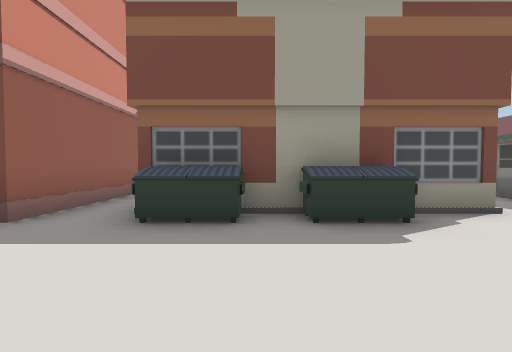
[1] (above)

24 first-person views from a walk through a 3-D level made in the Unity game engine. The camera is 1.3 m above the floor, tilts 2° down and sees 85° across. The floor is counted in squares, 2 m on a side. Each view is taken from the middle of a square. On the plan, view 1 faces up. The plan holds only what a view shows up to about 9 squares ahead; the rest is blank. The place goes on beyond the plan.

[2]
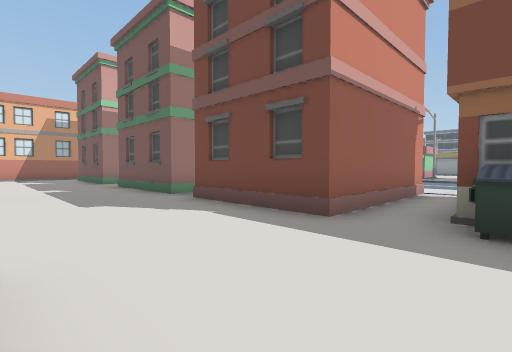

[3]
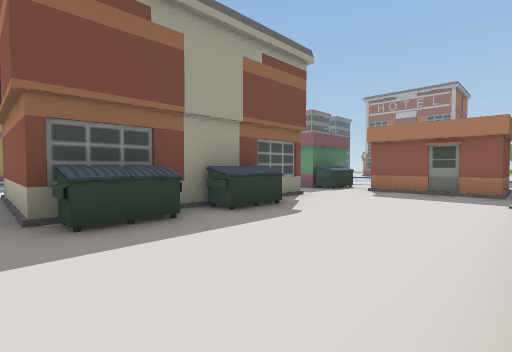

[4]
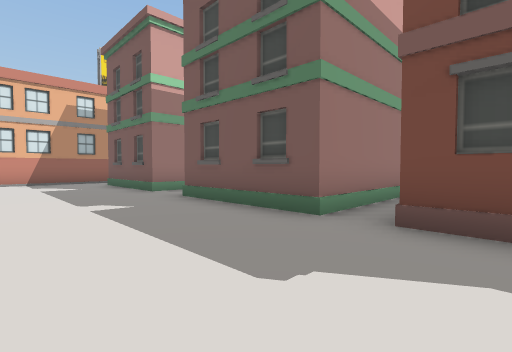

[5]
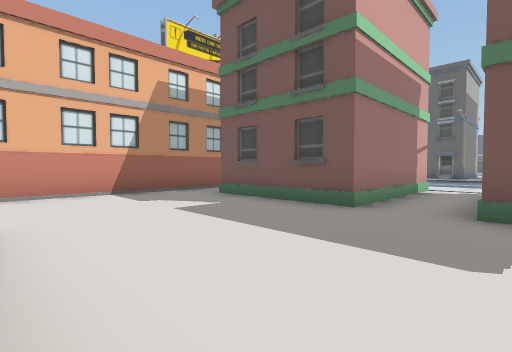

[6]
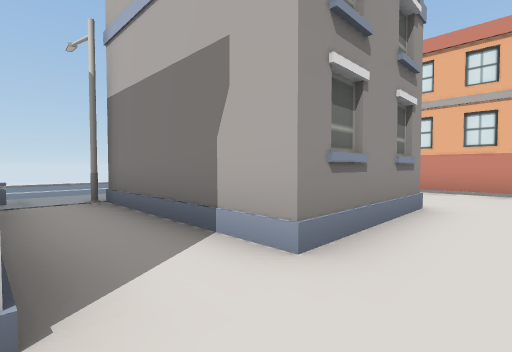

[7]
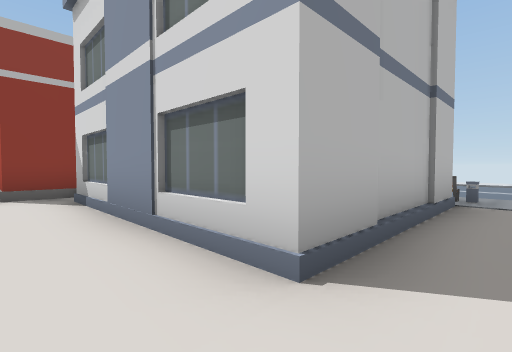

[8]
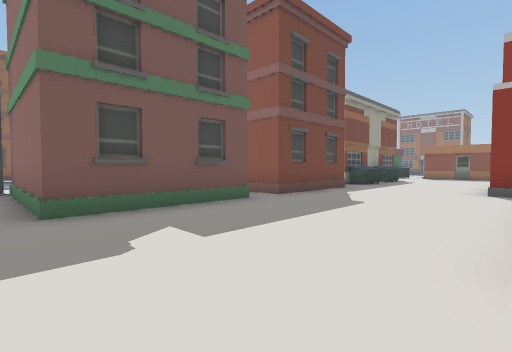

[9]
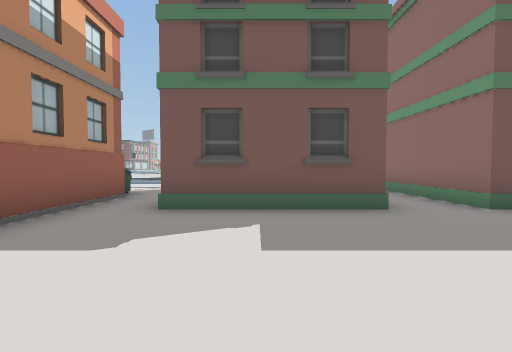

[10]
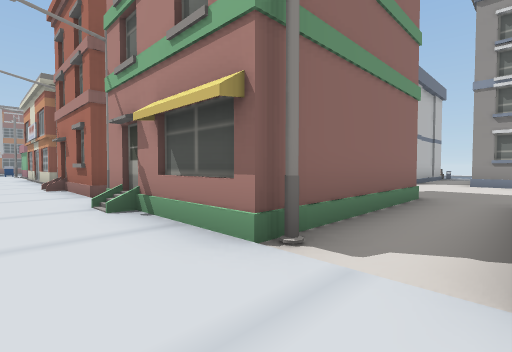

[11]
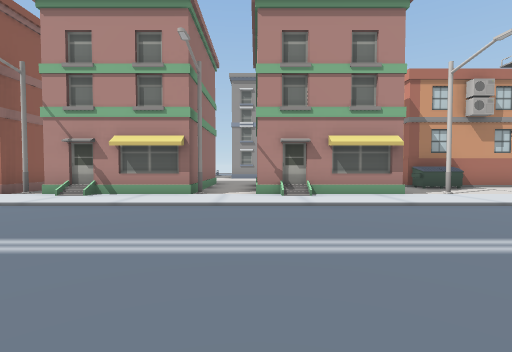

[12]
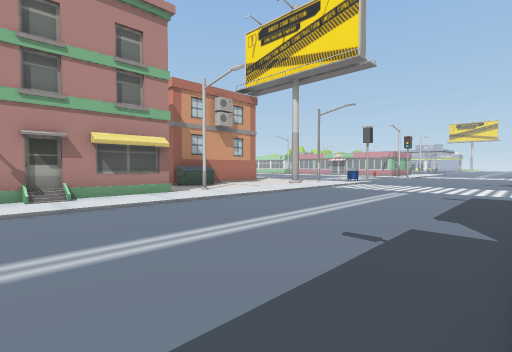

[13]
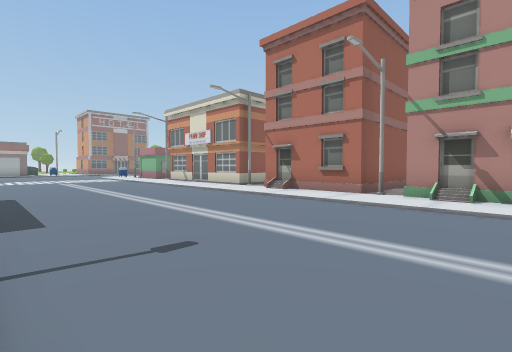

[14]
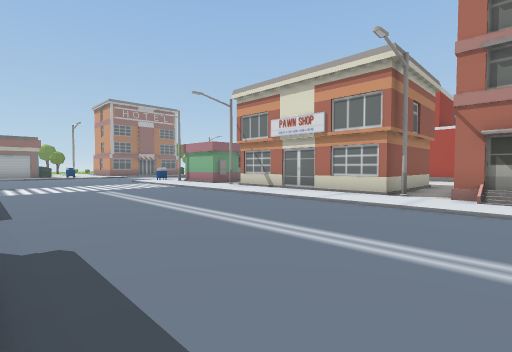

[15]
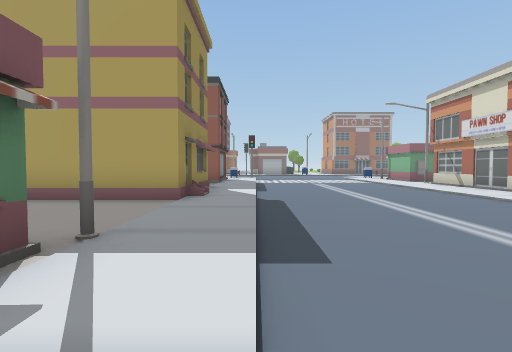

[16]
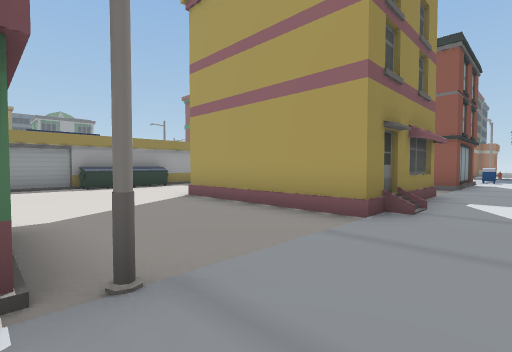

[17]
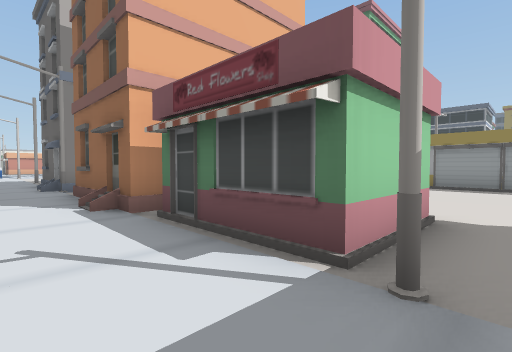

[18]
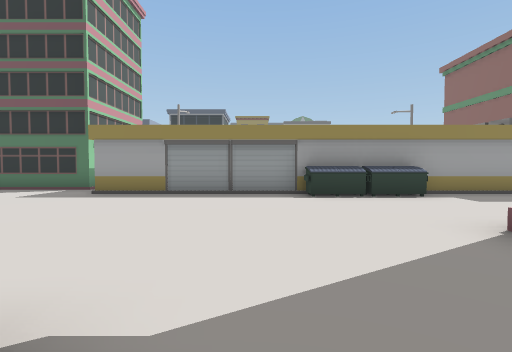

[19]
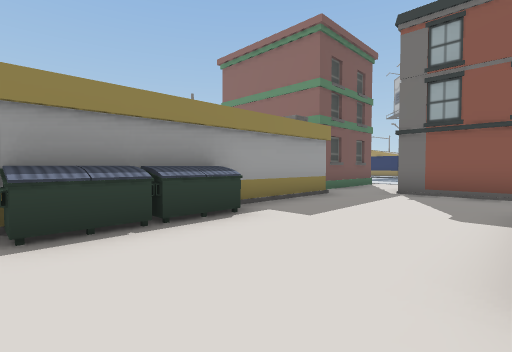

[20]
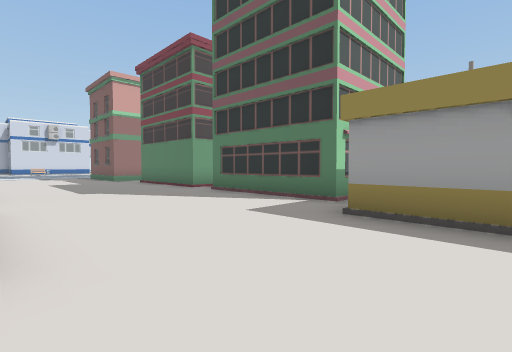

[21]
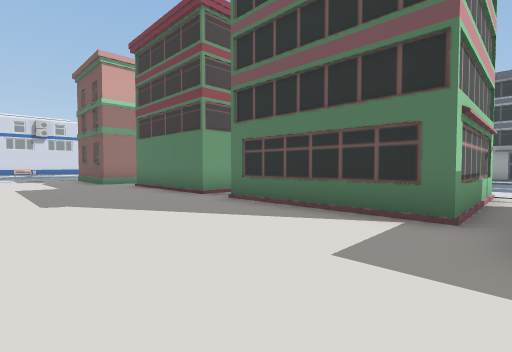

[22]
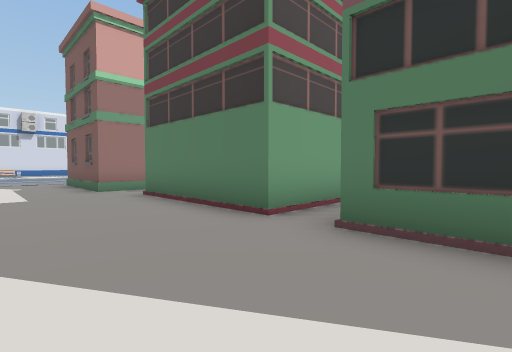

[23]
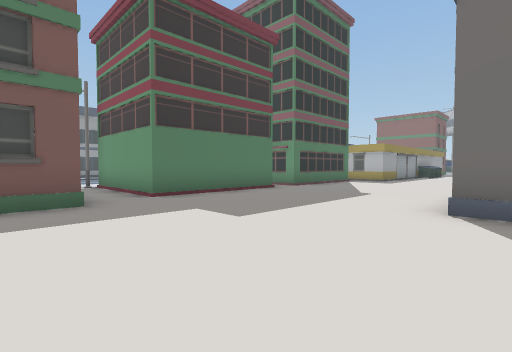

[24]
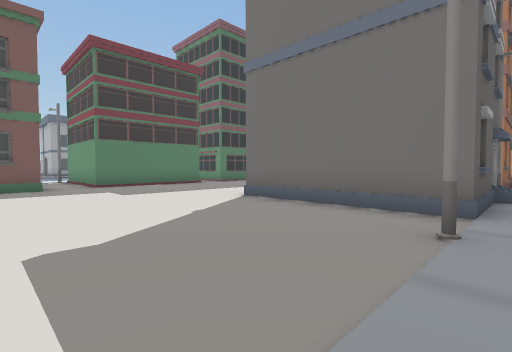

### Floor plan
Key: @ floor where view 1 was taken; # wall or solid block; . floor; / step, stairs or slope; B building; U dumpster; S streetlight; O other object.
Columns run from 20 left of view 1 to 5 right of it. Each row starts with its distance up from view 1.
 30            /
 29            ..
 28   S#  B    #.O
 27   .#  #    #.
 26   .#  #.   #.
 25  #.####.####.
 24 B#...........#############
 23 .................UUU......
 22 ........................B
 21 ........................#
 20 .....B..................#
 19 .....#        .....#
 18 .....#         #...#
 17 .....#         #...#
 16 ...S.###SB####B#S..##B#.##
 15 ......./.../.......//.....
 14 //////////////////////////
 13 ..........................
 12 ..........................
 11 ..........................
 10 .........................
  9 /////////////////////////
  8   ...../..../.../......
  7  ..S.B###SB###SB##S####B B
  6  ....   #.## ##  #.      #
  5 B#U#.   #.#  ##  #.     .B
  4    #.   #.#  ##  #.#####.U
  3    #......////////.U.U....
  2    #.....................B
  1    #.....................B
  0    #................@.../.
 -1    #...B....B..B.#
 -2    #.    #.#
 -3          #.#
 -4          #.#
 -5          #S#

Positions as (right, up) in squares from view 1, and headings:
1: (0, 0), facing up
2: (-1, 0), facing up-left
3: (-2, 0), facing up-right
4: (-5, 0), facing up-left
5: (-10, -1), facing up-left
6: (-9, 0), facing down-left
7: (-10, 0), facing down-right
8: (-11, -1), facing up-right
9: (-14, -1), facing up
10: (-12, 9), facing down-right
11: (-12, 14), facing down
12: (-12, 14), facing down-left
13: (-9, 14), facing down-right
14: (-4, 14), facing down-right
15: (-7, 14), facing right
16: (-5, 14), facing up-right
17: (-4, 14), facing up-left
18: (-4, 17), facing up
19: (-3, 20), facing up-right
20: (-6, 20), facing up-left
21: (-8, 21), facing up-left
22: (-11, 22), facing up-left
23: (-20, 19), facing up-right
24: (-20, 15), facing up-right
